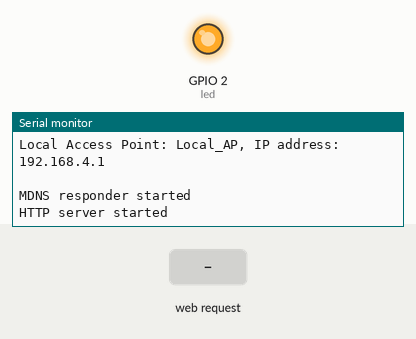
Recording of a sketch running on a simulated ESP8266 (NodeMCU). On the bench: output pins drawn as LEDs (lit = HIGH), the last lines printed to the serial monitor. The inputs (shaded band) are chosen by the test bench. WiFi joins after 1.5 s; servers stay silent unless stated.

Above: at 2.7 s.
2.8 s: HTTP request GET / received
At 4.0 s:
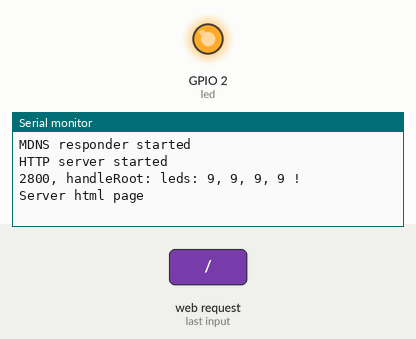
4.3 s: HTTP request GET /led received
At 5.3 s:
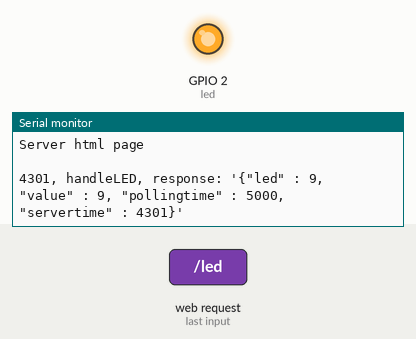
5.8 s: HTTP request GET /?poll=1 received
At 6.4 s:
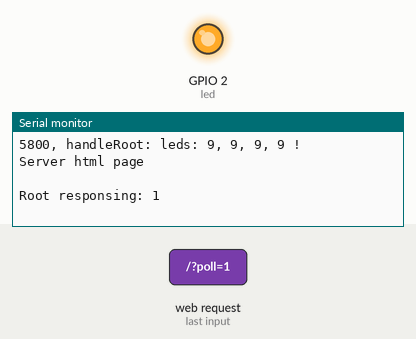

The sketch:

WebServerController.ino
```cpp
/*

 Dualmode wifi, webserver using links

 */

#include <ESP8266WiFi.h>
#include <WiFiClient.h>
#include <ESP8266WebServer.h>
#include <ESP8266mDNS.h>

// // Station Mode Credentials
const char* sta_ssid = "T24_optout";
const char* sta_password = "T24T24T24";

// const char* sta_ssid = "PietLebara";
// const char* sta_password = "piet1234";

// AP Mode Credentials
const char* ap_ssid = "Local_AP";
const char* ap_password = "local_148_AP";

// login credentials
const char* http_username = "so148";
const char* http_password = "pietcarla";

ESP8266WebServer server(80);

const int led = LED_BUILTIN;
int rootresponse = 0;
bool ledflash = false;

unsigned long runningtime = 0;
unsigned long requesttime = 0;
unsigned long pollingtime = 5000;
unsigned long norequesttime = pollingtime * 4.5;

// array of server and clients (server has id 0, clients starting from 1 and up)
int devices[] = {9, 9, 9, 9, 999}; // last one is 999, referring to 'all' in webpage
int pollsamples[] = {2, 5, 10, 30, 60, 999};

const String startsection = "<!DOCTYPE HTML><html><head><title>Home controller for Sickengaoord 148</title> \
      <style>body { background-color: #cccccc; font-family: Arial, Helvetica, Sans-Serif; Color: #000088; }</style> \
      </head><h1>Home network SO 148</h1>LED control (onboard LEDs)<br><br>";
const String middlesection1 = "<br><br><table><tr><th>on</th><th>off</th><th>flash</th></tr>";
const String middlesection2 = "</table><br><table><tr><th>polling</th></tr>";
const String endsection = "</table></body></html>";

String clientline(int clientid){
  String cidstring = String(clientid);
  String cidref = cidstring;
  if (clientid == 0){
    cidref = "ctrl"; // "controller"; // "server/controller";
  }
  if (devices[clientid] > 900){
    cidref = "all"; // "all devices";
    cidstring = String(devices[clientid]);
  }
  String linehere = "<tr><td><a href=\"/?id="+cidstring+"&stat=0\">"+cidref+"</a></td><td><a href=\"/?id="+cidstring+"&stat=1\">"+cidref+"</a></td><td><a href=\"/?id="+cidstring+"&stat=2\">"+cidref+"</a></td></tr>";
  return linehere;
}

String pollline(int polinterval){
  String linehere = "<tr><td><a href=\"/?poll="+String(polinterval)+"\">"+String(polinterval)+" sec</a></td></tr>";
  return linehere;
}

String makewebpagehtml(String statusString){ // to be enhanced, array processing
  String htmlpage = startsection;
  String specificline = "";

  htmlpage += statusString;
  htmlpage += middlesection1;
  int i = 0;
  while (true){
    specificline = clientline(i);
    htmlpage += specificline;
    if (devices[i] > 900) break; // last line indicates 'all'
    i += 1;
  }
  htmlpage += middlesection2;
  i = 0;
  while (true){
    specificline = pollline(pollsamples[i]);
    htmlpage += specificline;
    i += 1;
    if (pollsamples[i] > 900) break; // nextline indicates end of array
  }
  htmlpage += endsection;

  return htmlpage;
}

void handleRoot() {
  int valnow = 9;
  int idval = 9;

  // Check if client credentials match
  if (!server.authenticate(http_username, http_password)) {
    // If not authenticated, request authentication
    Serial.println(F("Requesting credentials."));
    // Send 401 Unauthorized response with WWW-Authenticate header
    return server.requestAuthentication(BASIC_AUTH, "Sickengaoord 148 thuis netwerk");
  }

  Serial.print(millis());
  Serial.print(F(", handleRoot: "));
  // Serial.print("URI: ");
  // Serial.print(server.uri());
  // Serial.print(", method: ");
  // Serial.print(server.method() == HTTP_GET ? "GET" : "POST");
  // Serial.print(", arguments:");
  // for (uint8_t i = 0; i < server.args(); i++){
  //   Serial.printf(" %s = %s", server.argName(i).c_str(), server.arg(i).c_str());
  // }
  // Serial.println(F(" "));

  if (server.hasArg("poll")) {
    rootresponse = server.arg("poll").toInt();
  }
  if (server.hasArg("stat")) {
    valnow = server.arg("stat").toInt();
  }
  if (server.hasArg("id")) {
    idval = server.arg("id").toInt();
    if (idval > 10){ // all (clients and the server)
      int i = 0;
      while (true){
        devices[i] = valnow;
        i += 1;
        if (devices[i] > 900) break;
      }
    }
    else {
      devices[idval] = valnow;
    }
  }

  String ledString = "leds: ";
  int i = 0;
  String Split = "";
  while (devices[i] < 900){
    ledString += Split;
    ledString += String(devices[i]);
    i += 1;
    Split = ", ";
  }
  Serial.print(ledString);
  Serial.println(F(" !"));

  if (devices[0] < 3){ // local LED on this server board
    if (devices[0] < 2){ // local LED on this server board
      ledflash = false;
      digitalWrite(led, devices[0]);
    }
    else{ // value 2 means flashing
      ledflash = true;
    }
  }
  Serial.println(F("Server html page"));
  String webpage = makewebpagehtml(ledString); // include the current status information
  server.send(200, "text/html", webpage);
  Serial.println(F(" "));
}

void handleLEDjson() {
  static String remresponse = "";
  int clientval = 9;
  int clientstat = 9;
  int clientresp = 9;

  // Serial.print("URI: ");
  // Serial.print(server.uri());
  // Serial.print(", method: ");
  // Serial.print(server.method() == HTTP_GET ? "GET" : "POST");
  // Serial.print(", arguments:");
  // for (uint8_t i = 0; i < server.args(); i++){
  //   Serial.printf(" %s = %s", server.argName(i).c_str(), server.arg(i).c_str());
  // }
  // Serial.println(F(" "));

  String response = ""; // "{\"led\" : 9, \"value\" : 9"; // }"; // unknown client id

  if (server.hasArg("cid")) {
    clientval = server.arg("cid").toInt();
  }
  if (server.hasArg("cstat")) {
    clientstat = server.arg("cstat").toInt();
  }
  // Serial.print("clientstat: ");
  // Serial.println(clientstat);

  if (devices[clientval] > 2){
    devices[clientval] = clientstat;
  }
  clientresp = devices[clientval];

  response = "{\"led\" : " + String(clientval) + ", \"value\" : " + String(clientresp); // + "}";
  // response += ", \"servertime\" : " + String(runningtime) + ", \"pollingtime\" : " + String(pollingtime) + "}";
  response += ", \"pollingtime\" : " + String(pollingtime);
  bool printhere = (remresponse != response); // keep server time out of the printing
  remresponse = response;
  runningtime = millis();
  response += ", \"servertime\" : " + String(runningtime)  + "}"; // keep server time out of the printing

  if (printhere){
    Serial.print(runningtime);
    Serial.print(F(", handleLED, "));
    Serial.print(F("response: '"));
    Serial.print(response);
    Serial.println(F("'"));
  }
  server.send(200, "application/json", response);
  requesttime = runningtime;
}

void handleNotFound() {
  String message = "File Not Found\n\n";
  message += "URI: ";
  message += server.uri();
  message += "\nMethod: ";
  message += (server.method() == HTTP_GET) ? "GET" : "POST";
  message += "\nArguments: ";
  message += server.args();
  message += "\n";
  for (uint8_t i = 0; i < server.args(); i++) {
    message += " " + server.argName(i) + ": " + server.arg(i) + "\n";
  }
  Serial.print(F("Response from server (unexpected request): '*'"));
  Serial.print(message);
  Serial.println(F("'*'"));
  server.send(404, "text/plain", message);
}

bool requesttimelapsed(unsigned long duration){
  static int lapsed = 0;
  if(runningtime < requesttime + duration){
    lapsed = 0;
    return lapsed;
  }
  if (lapsed > 0){
    Serial.print(F("No timely request received: "));
    Serial.print(lapsed);
    Serial.print(F(", "));
    Serial.println(runningtime);
  }
  lapsed += 1;
  requesttime = runningtime; // set the printing as request time, to get 1 message per duration
  return lapsed;
}

void ledflashing(unsigned long timestamp, unsigned long duration){
  static unsigned long ledtime = 0;
  if(timestamp < ledtime) return;
  ledtime = millis() + duration; // make sure to get 'fresh' timestamp to avoid processing time influences
  digitalWrite(led, !digitalRead(led)); // toggle onboard LED
}

void setup(void) {
  pinMode(led, OUTPUT);
  digitalWrite(led, 0); // turn onboard LED on
  Serial.begin(115200);

  Serial.println(F(" "));
  Serial.println(F(" "));
  Serial.println(F("Starting ESP device"));
  Serial.flush();
  Serial.print(__FILE__);
  Serial.print(F(", creation/build time: "));
  Serial.println(__TIMESTAMP__);
  Serial.flush();

  WiFi.mode(WIFI_AP_STA);  // Enable both AP and Station modes
  WiFi.softAP(ap_ssid, ap_password);  // Start the local access point
  IPAddress local_ip(192,168,4,1);
  IPAddress gateway(192,168,4,1);
  IPAddress subnet(255,255,255,0);
  WiFi.softAPConfig(local_ip, gateway, subnet);
  WiFi.begin(sta_ssid, sta_password); // Connect to existing network (router, internet)
  Serial.println("");

  // Wait for connection
  while (WiFi.status() != WL_CONNECTED) {
    delay(500);
    Serial.print(".");
  }
  Serial.println("");
  Serial.println("");
  Serial.print("Connected to: ");
  Serial.print(sta_ssid);
  Serial.print(", IP address: ");
  Serial.print(WiFi.localIP());
  uint8_t ch = WiFi.channel();
  Serial.printf(", router channel: %d\n", ch);

  Serial.print("Local Access Point: ");
  Serial.print(ap_ssid);
  Serial.print(", IP address: ");
  Serial.println(local_ip);
  Serial.println(" ");

  if (MDNS.begin("esp8266")) {
    Serial.println("MDNS responder started");
  }

  server.on("/", handleRoot);
  server.on("/led", handleLEDjson);
  server.onNotFound(handleNotFound);

  server.begin();
  Serial.println("HTTP server started");
  digitalWrite(led, 1); // turn onboard LED off
}

int norequest = 0;

void loop(void) {

  runningtime = millis();

  if (ledflash){
    ledflashing(runningtime, 1000);
  }

  server.handleClient();
  if(rootresponse > 0){
    Serial.print("Root responsing: ");
    Serial.println(rootresponse);
    pollingtime = rootresponse * 1000;
    norequesttime = pollingtime * 4.5;
    rootresponse = 0; // handle once
  }

  norequest = requesttimelapsed(norequesttime);
  // if (norequest > 0){ // no request received within time period
  //   pollingtime = 2000;
  // }

}
```

Measured:
- after the input at 2.8 s, the serial monitor: prints a new line at once (image 1)
- after the input at 4.3 s, the serial monitor: prints a new line at once (image 2)
- after the input at 5.8 s, the serial monitor: prints a new line at once (image 3)
